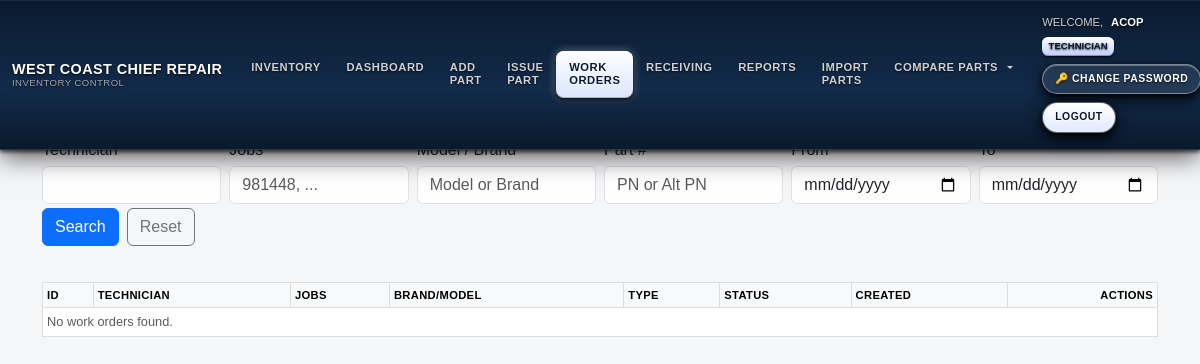
Page /work_orders (signed in) on the earlier database version.
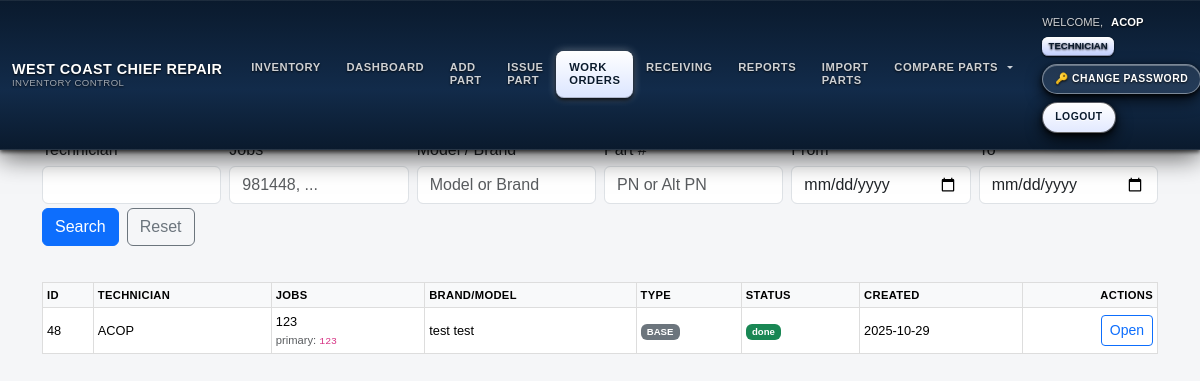
Same page on the later database version.
### models.py (models this page shows, shortened)
class User(UserMixin, db.Model):
    id = db.Column(db.Integer, primary_key=True)
    username = db.Column(db.String(64), unique=True, nullable=False)
    password_hash = db.Column(db.String(128), nullable=False)
    role = db.Column(db.String(20), nullable=False, default=ROLE_TECHNICIAN)
    @property
    def password(self):
        raise AttributeError('password is not a readable attribute')

class WorkOrder(db.Model):
    __tablename__ = "work_orders"
    __table_args__ = {"extend_existing": True}
    id = db.Column(db.Integer, primary_key=True)
    technician_id = db.Column(db.Integer, db.ForeignKey("user.id"), index=True, nullable=True)
    technician = relationship("User", lazy="joined")
    units = db.relationship(
        "WorkUnit",
        backref="work_order",
        cascade="all, delete-orphan",
        lazy="selectin",
        overlaps="parts,work_order",
    )
    parts = db.relationship(
        "WorkOrderPart",
        backref="work_order",
        primaryjoin="WorkOrder.id==WorkOrderPart.work_order_id",
        cascade="all, delete-orphan",
        lazy="selectin",
        overlaps="unit,parts,work_order",
    )
    technician_name = db.Column(db.String(80), nullable=False)
    job_numbers     = db.Column(db.String(120), nullable=False)
    brand           = db.Column(db.String(40))
    model           = db.Column(db.String(25))
    serial          = db.Column(db.String(25))
    job_type        = db.Column(db.String(16), default="BASE")
    delivery_fee    = db.Column(db.Float, default=0.0)
    markup_percent  = db.Column(db.Float, default=0.0)
    status          = db.Column(db.String(20), default="search_ordered")
    created_at      = db.Column(db.DateTime, default=datetime.utcnow)
    updated_at      = db.Column(db.DateTime, default=datetime.utcnow, onupdate=datetime.utcnow)
    ordered_date    = db.Column(db.Date, nullable=True)
    @property
    def canonical_job(self) -> str:
        nums = [n.strip() for n in (self.job_numbers or "").split(",") if n.strip()]
        ints = []
        for n in nums:
            try:
                ints.append(int(n))
            except ValueError:
                pass
        return str(max(ints)) if ints else (nums[0] if nums else "")

### inventory/routes.py (the view, shortened to what this page needs)
@inventory_bp.get("/work_orders")
@login_required
def wo_list():
    tech  = (request.args.get("tech") or "").strip()
    jobs  = (request.args.get("jobs") or "").strip()
    model = (request.args.get("model") or "").strip()
    pn    = (request.args.get("pn") or "").strip()
    dfrom = (request.args.get("from") or "").strip()  # YYYY-MM-DD
    dto   = (request.args.get("to") or "").strip()    # YYYY-MM-DD
    q = db.session.query(WorkOrder)
    joined_parts = False
    filters = []
    if is_technician():
        me_id = getattr(current_user, "id", None)
        me_name = (getattr(current_user, "username", "") or "").strip()
        filters.append(
            or_(
                WorkOrder.technician_id == me_id,
                func.trim(WorkOrder.technician_name) == me_name,
            )
        )
    if tech:
        filters.append(WorkOrder.technician_name.ilike(f"%{tech}%"))
    if jobs:
        filters.append(WorkOrder.job_numbers.ilike(f"%{jobs}%"))
    if model:
        filters.append(or_(
            WorkOrder.brand.ilike(f"%{model}%"),
            WorkOrder.model.ilike(f"%{model}%"),
        ))
    if dfrom:
        try:
            start = datetime.strptime(dfrom, "%Y-%m-%d")
            filters.append(WorkOrder.created_at >= start)
        except ValueError:
            pass
    if dto:
        try:
            end = datetime.strptime(dto, "%Y-%m-%d") + timedelta(days=1) - timedelta(seconds=1)
            filters.append(WorkOrder.created_at <= end)
        except ValueError:
            pass
    if filters:
        q = q.filter(and_(*filters))
    if joined_parts:
        q = q.distinct(WorkOrder.id)
    items = q.order_by(WorkOrder.created_at.desc()).limit(200).all()
    return render_template("wo_list.html", items=items, args=request.args)

### app.py (called while the page is built, shortened)
@app.before_request
def restrict_role_routes():
    try:
        if not getattr(current_user, "is_authenticated", False):
            return  # гость — пусть доходит до /login
        ep = (request.endpoint or "").strip()
        role = (getattr(current_user, "role", "") or "").strip().lower()
        if role == "technician":
            if ep in ALLOWED_TECH_ENDPOINTS:
                return
            if ep.endswith(".health") or ep.endswith(".ping"):
                return
            return redirect(url_for("inventory.wo_list"))
    except Exception:
        try:
            return redirect(url_for("inventory.wo_list"))
        except Exception:
            return

### auth/routes.py (called while the page is built)
@login_manager.user_loader
def load_user(user_id):
    return User.query.get(int(user_id))

### security.py (called while the page is built)
def role() -> str:
    return (getattr(current_user, "role", "") or "").strip().lower()

def is_technician() -> bool:
    return role() == ROLE_TECHNICIAN

### templates/wo_list.html (shortened to what this page needs)
{% extends "base.html" %}
{% block content %}
<h3>Work Orders</h3>
<form method="get" class="row g-2 mb-3 dashboard-filters" style="position:static;">
  <div class="col-md-2"><label class="form-label mb-1">Technician</label><input name="tech" class="form-control" value="{{ args.get('tech','') if args else '' }}"></div>
  <div class="col-md-2"><label class="form-label mb-1">Jobs</label><input name="jobs" class="form-control" value="{{ args.get('jobs','') if args else '' }}" placeholder="981448, ..."></div>
  <div class="col-md-2"><label class="form-label mb-1">Model / Brand</label><input name="model" class="form-control" value="{{ args.get('model','') if args else '' }}" placeholder="Model or Brand"></div>
  <div class="col-md-2"><label class="form-label mb-1">Part #</label><input name="pn" class="form-control" value="{{ args.get('pn','') if args else '' }}" placeholder="PN or Alt PN"></div>
  <div class="col-md-2"><label class="form-label mb-1">From</label><input type="date" name="from" class="form-control" value="{{ args.get('from','') if args else '' }}"></div>
  <div class="col-md-2"><label class="form-label mb-1">To</label><input type="date" name="to" class="form-control" value="{{ args.get('to','') if args else '' }}"></div>
  <div class="col-12 d-flex gap-2 mt-1">
    <button class="btn btn-primary">Search</button>
    <a class="btn btn-outline-secondary" href="{{ url_for('inventory.wo_list') }}">Reset</a>
  </div>
</form>
<div class="table-responsive">
  <table class="table table-sm table-hover align-middle wo-list-table">
    <thead class="table-light">
      <tr>
        <th class="col-id">ID</th><th class="col-tech">Technician</th><th>Jobs</th>
        <th>Brand/Model</th><th class="col-type">Type</th><th class="col-status">Status</th>
        <th class="col-created">Created</th><th class="text-end col-actions">Actions</th>
      </tr>
    </thead>
    <tbody>
      {% if items and items|length > 0 %}
        {% for w in items %}
        <tr>
          <td>{{ w.id }}</td>
          <td>{{ w.technician_name or '—' }}</td>
          <td>
            <span class="jobs-trunc" title="{{ w.job_numbers or '' }}">{{ w.job_numbers or '—' }}</span>
            {% if w.canonical_job %}<div class="text-muted small">primary: <code>{{ w.canonical_job }}</code></div>{% endif %}
          </td>
          <td><span class="brand-trunc" title="{{ (w.brand or '') ~ ' ' ~ (w.model or '') }}">{{ (w.brand or '') ~ (' ' if w.brand and w.model else '') ~ (w.model or '') }}</span></td>
          <td>{% if w.job_type == 'INSURANCE' %}<span class="badge bg-warning text-dark">INSURANCE</span>{% else %}<span class="badge bg-secondary">BASE</span>{% endif %}</td>
          <td>{% if w.status == 'done' %}<span class="badge bg-success">done</span>{% elif w.status == 'ordered' %}<span class="badge bg-info text-dark">ordered</span>{% else %}<span class="badge bg-secondary">search_ordered</span>{% endif %}</td>
          <td>{{ w.created_at.strftime('%Y-%m-%d') if w.created_at else '—' }}</td>
          <td class="text-end">
            <div class="wo-actions d-inline-flex gap-1">
              <a class="btn btn-outline-primary btn-sm"
                 href="{{ url_for('inventory.wo_detail', wo_id=w.id) }}">
                Open
              </a>
            </div>
          </td>
        </tr>
        {% endfor %}
      {% else %}
        <tr><td colspan="8" class="text-muted">No work orders found.</td></tr>
      {% endif %}
    </tbody>
  </table>
</div>
{% endblock %}

### templates/base.html (shortened to what this page needs)
<!DOCTYPE html>
<html lang="en">
<head>
  <link href="https://cdn.jsdelivr.net/npm/bootstrap@5.3.3/dist/css/bootstrap.min.css"
        rel="stylesheet"
 />
  <link rel="stylesheet" href="{{ url_for('static', filename='style.css') }}" />
</head>
<body>
  <nav class="navbar navbar-expand-lg fixed-top wccr-navbar">
    <div class="container-fluid py-2">
      <a class="navbar-brand d-flex flex-column justify-content-center" href="{{ url_for('inventory.dashboard') }}">
        <div>WEST COAST CHIEF REPAIR</div>
        <span class="sub">INVENTORY CONTROL</span>
      </a>
      <div class="collapse navbar-collapse mt-3 mt-lg-0" id="navbarMain">
        <ul class="navbar-nav me-auto mb-2 mb-lg-0">
          <li class="nav-item">
            <a class="nav-link{% if request.endpoint and request.endpoint == 'inventory.location_report' %} active{% endif %}"
               href="{{ url_for('inventory.location_report') }}">
              INVENTORY
            </a>
          </li>
          <li class="nav-item">
            <a class="nav-link{% if request.endpoint and request.endpoint == 'inventory.dashboard' %} active{% endif %}"
               href="{{ url_for('inventory.dashboard') }}">
              DASHBOARD
            </a>
          </li>
          <li class="nav-item">
            <a class="nav-link{% if request.endpoint and request.endpoint == 'inventory.add_part' %} active{% endif %}"
               href="{{ url_for('inventory.add_part') }}">
              ADD PART
            </a>
          </li>
          <li class="nav-item">
            <a class="nav-link{% if request.endpoint and request.endpoint == 'inventory.issue_part' %} active{% endif %}"
               href="{{ url_for('inventory.issue_part') }}">
              ISSUE PART
            </a>
          </li>
          {% set is_wo = request.endpoint and request.endpoint.startswith('inventory.wo_') %}
          <li class="nav-item">
            <a class="nav-link{{ ' active' if is_wo else '' }}"
               href="{{ url_for('inventory.wo_list') }}">
              WORK ORDERS
            </a>
          </li>
          <li class="nav-item">
            <a class="nav-link{% if request.endpoint and request.endpoint.startswith('inventory.receiving') %} active{% endif %}"
               href="{{ url_for('inventory.receiving_list') }}">
              RECEIVING
            </a>
          </li>
          <li class="nav-item">
            <a class="nav-link{% if request.endpoint and request.endpoint.startswith('inventory.reports') %} active{% endif %}"
               href="{{ url_for('inventory.reports_grouped') }}">
              REPORTS
            </a>
          </li>
          <li class="nav-item">
            <a class="nav-link{% if request.endpoint and request.endpoint.startswith('inventory.import_parts') %} active{% endif %}"
               href="{{ url_for('inventory.import_parts_upload') }}">
              IMPORT PARTS
            </a>
          </li>
          <li class="nav-item dropdown">
            <a class="nav-link dropdown-toggle text-uppercase"
               href="#"
               id="compareDropdown"
               role="button"
               data-bs-toggle="dropdown"
               data-bs-display="static"
               aria-expanded="false">
              COMPARE PARTS
            </a>
          </li>
        </ul>
        {% if current_user.is_authenticated %}
        <div class="ms-lg-3 wccr-userbox">
          <div class="d-flex flex-wrap align-items-center gap-2 me-lg-2">
            <span class="welcome-label">WELCOME,</span>
            <span class="username">{{ current_user.username }}</span>
            <span class="role-badge">
              {{ (current_user.role or '')|upper }}
            </span>
          </div>
          <div class="d-flex flex-wrap align-items-center gap-2">
            <a class="wccr-btn-ghost text-decoration-none"
               href="{{ url_for('inventory.change_password', user_id=current_user.id) }}">
              🔑 CHANGE PASSWORD
            </a>
            <a class="wccr-btn-solid text-decoration-none"
               href="{{ url_for('auth.logout') }}">
              LOGOUT
            </a>
          </div>
        </div>
        {% endif %}
      </div>
    </div>
  </nav>
  <main class="container main-wrapper">
    {% block content %}{% endblock %}
  </main>
</body>
</html>

### static/style.css (style rules this page uses)
body { font-family: Arial, sans-serif; background-color:#f6f6f6; padding:20px; margin:0; }
.navbar { z-index:1200; }
table { width:100%; border-collapse:collapse; margin-top:20px; }
table th, table td { padding:10px; border:1px solid #ddd; text-align:left; }
form input:not([type="checkbox"]):not([type="radio"]):not(.form-check-input), form select, form textarea { width: 100%; box-sizing: border-box; }

### templates/base.html (style rules this page uses)
.wccr-navbar { background: linear-gradient(to bottom, #0a1a2d 0%, #122b4a 60%, #0a1a2d 100%); color: #fff; box-shadow: 0 2px 4px rgba(0,0,0,.7), 0 8px 24px rgba(0,0,0,.6), inset 0 1px 0 rgba(255,255,255,.08); border-bottom: 1px solid rgba(255,255,255,.12); }
.wccr-navbar .navbar-brand { font-weight: 600; font-size: .9rem; line-height: 1.2; letter-spacing: .03em; color: #fff; text-shadow: 0 1px 2px rgba(0,0,0,.8); }
.wccr-navbar .navbar-brand span.sub { display: block; font-weight: 400; font-size: .6rem; line-height: 1.1; color: rgba(255,255,255,.6); }
.wccr-navbar .navbar-nav .nav-link { font-size: .7rem; font-weight: 600; letter-spacing: .05em; text-transform: uppercase; color: rgba(255,255,255,.8); padding: .6rem .8rem; border-radius: .5rem; line-height:1.2; text-shadow: 0 1px 2px rgba(0,0,0,.8); transition: all .12s linear; display: flex; align-items: center; gap: .4rem; }
.wccr-navbar .navbar-nav .nav-link.active, .wccr-navbar .navbar-nav .show > .nav-link { color: #0a1a2d; background: linear-gradient(to bottom,#ffffff 0%,#dbe5ff 100%); box-shadow: 0 2px 4px rgba(0,0,0,.9), 0 0 8px rgba(255,255,255,.4), inset 0 1px 0 rgba(255,255,255,.9), inset 0 -1px 0 rgba(0,0,0,.2); text-shadow: 0 1px 0 rgba(255,255,255,.7); }
.wccr-userbox { display: flex; flex-wrap: wrap; align-items: center; justify-content: flex-end; gap: .5rem .75rem; font-size: .7rem; line-height:1.2; color:#fff; text-shadow:0 1px 2px rgba(0,0,0,.9); }
.wccr-userbox .welcome-label { color: rgba(255,255,255,.8); font-weight:400; }
.wccr-userbox .username { font-weight:600; color:#fff; }
.wccr-userbox .role-badge { background: linear-gradient(to bottom,#fff,#c8d4ff 90%); color:#0a1a2d; font-size:.6rem; font-weight:600; line-height:1.1; padding:.25rem .4rem; border-radius:.4rem; text-transform:uppercase; box-shadow: 0 1px 2px rgba(0,0,0,.9), inset 0 1px 0 rgba(255,255,255,.9), inset 0 -1px 0 rgba(0,0,0,.3); }
.wccr-btn-ghost, .wccr-btn-solid { font-size:.65rem; font-weight:600; line-height:1.2; letter-spacing:.05em; text-transform:uppercase; border-radius:999px; border:1px solid transparent; padding:.5rem .75rem; white-space:nowrap; box-shadow: 0 2px 4px rgba(0,0,0,.8), 0 6px 16px rgba(0,0,0,.8), inset 0 1px 0 rgba(255,255,255,.3); text-shadow:0 1px 2px rgba(0,0,0,.8); transition:all .12s linear; }
.wccr-btn-ghost { color:#fff; background:rgba(255,255,255,.08); border-color:rgba(255,255,255,.4); }
.wccr-btn-solid { color:#0a1a2d; background:linear-gradient(to bottom,#ffffff 0%,#e2e9ff 100%); border-color:rgba(0,0,0,.6); text-shadow:0 1px 0 rgba(255,255,255,.8); }
body { background-color:#f5f6f8; }
main.main-wrapper { padding-top:4.75rem; padding-bottom:2rem; }
table { font-size:.8rem; }
th { font-weight:600; text-transform:uppercase; letter-spacing:.03em; font-size:.7rem; }

Differences in the rows shown:
added WorkOrder: id "48", technician_name "ACOP", job_numbers "123", canonical_job "123", brand+model "test test", job_type "BASE", status "done", created_at "2025-10-29"
Other differences:
text no longer shown: "No work orders found."
